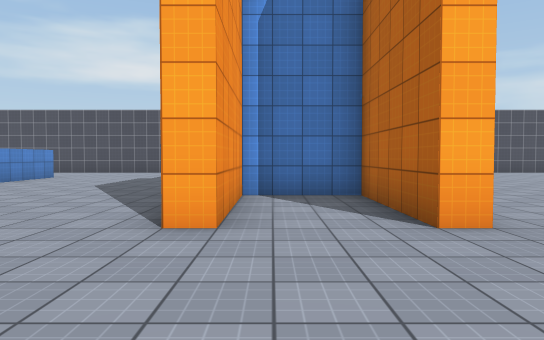
View 1 (above)

24 first-person views from a walk through a scene from a Unity 3-D project. The camera is 1.3 m above the floor, tilts 2° down and sees 70° across. The floor is counted in squares, 2 m on a side. Each view is taken from the middle of a square. On the plan, view 1 faces up. The plan holds only what a view shows up to about 11 squares ahead; the rest is blank. The place goes on beyond the plan. The player is left out. Surface patterns are stand-ins for the level's own textures.

View 2
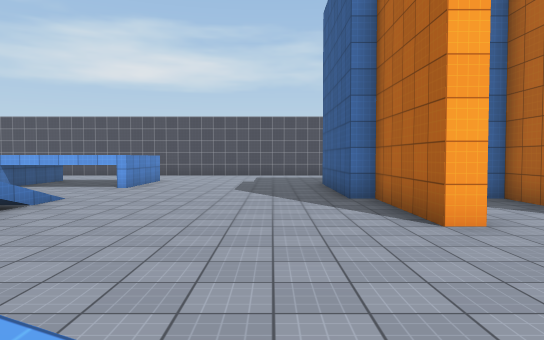

View 3
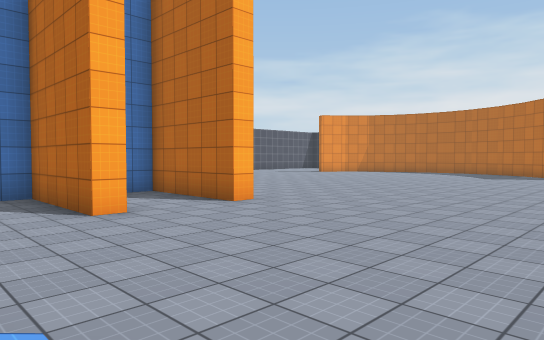

View 4
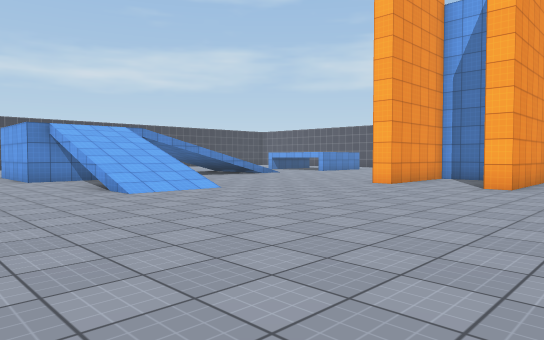

View 5
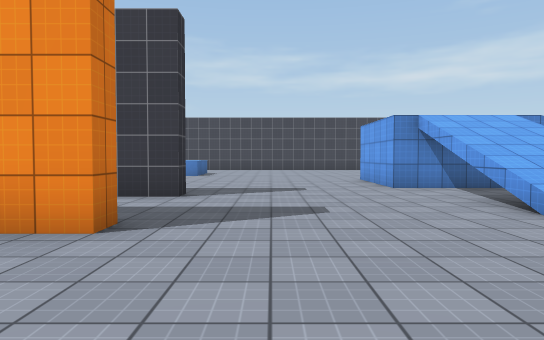

View 6
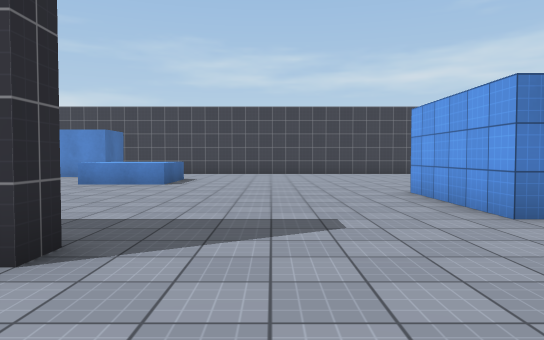

View 7
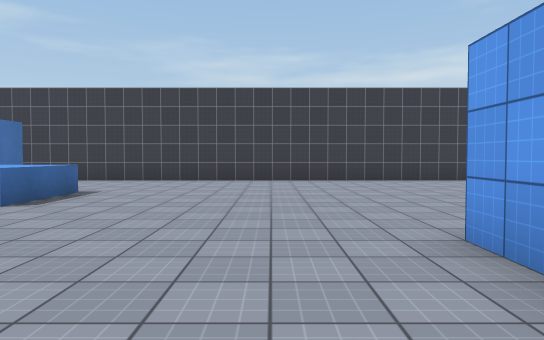

View 8
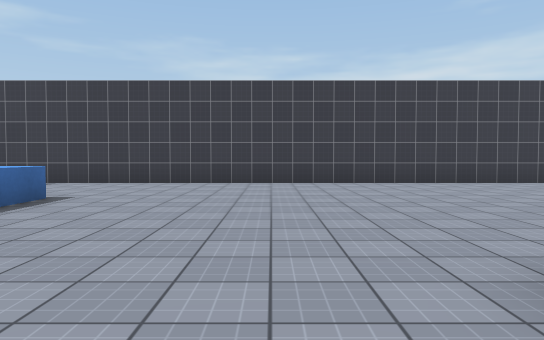

View 9
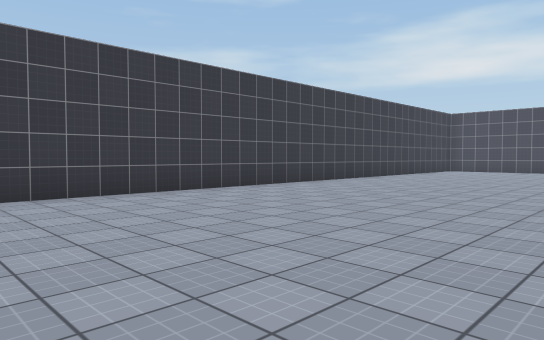

View 10
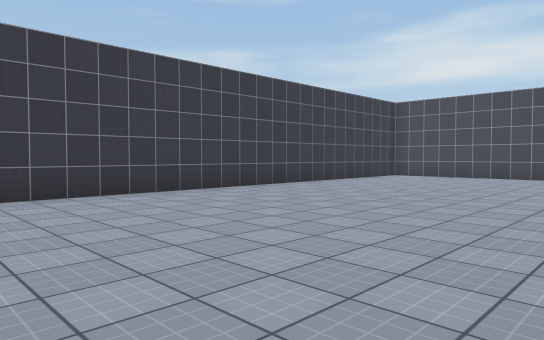

View 11
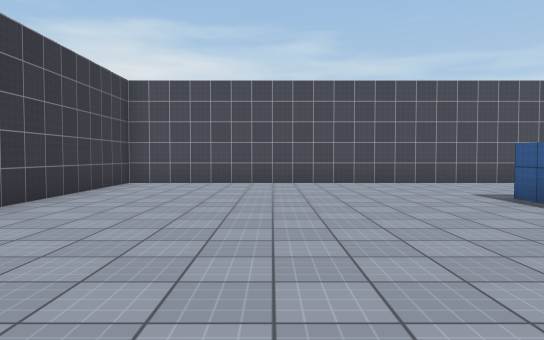

View 12
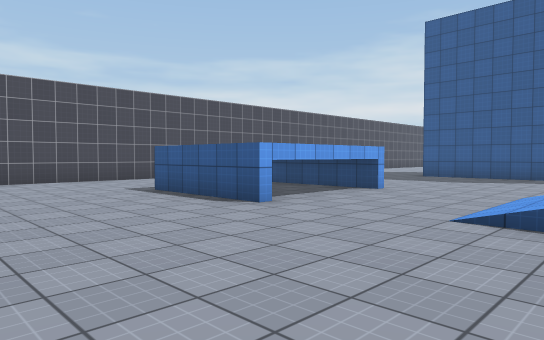

View 13
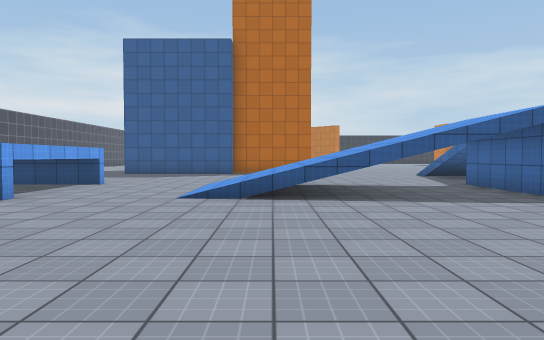

View 14
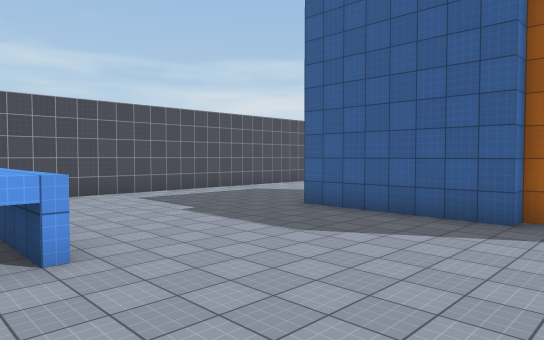

View 15
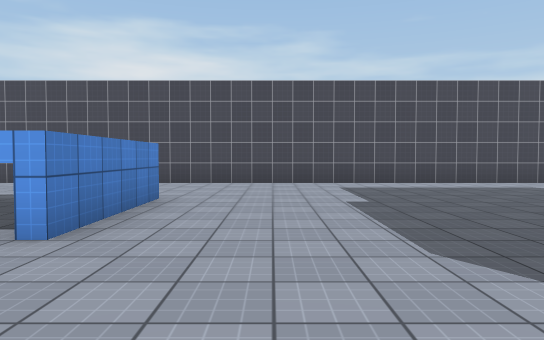

View 16
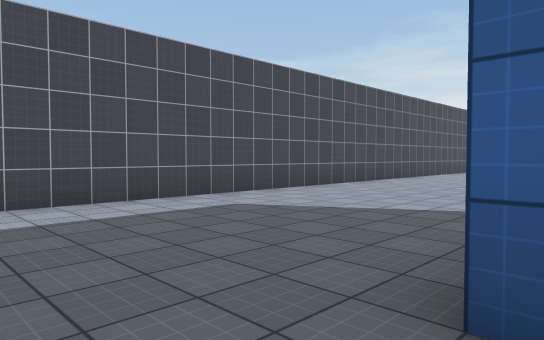

View 17
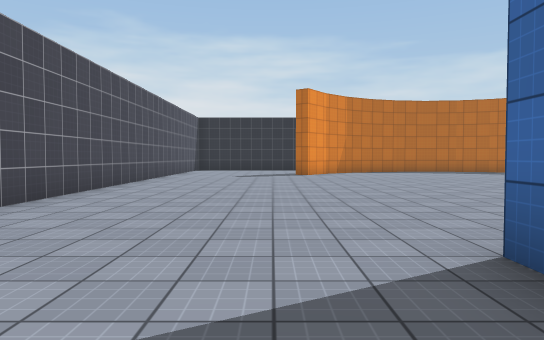

View 18
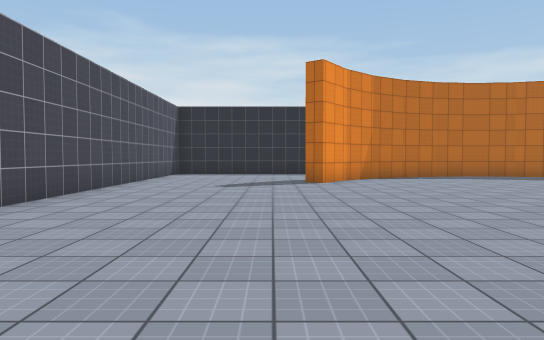

View 19
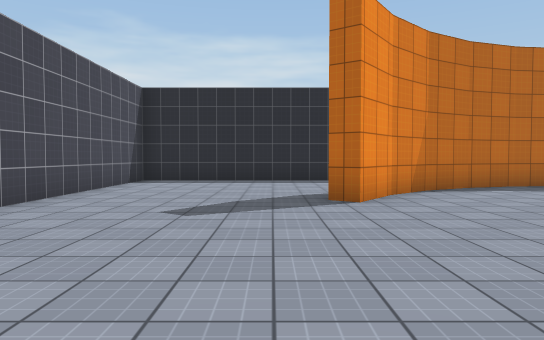

View 20
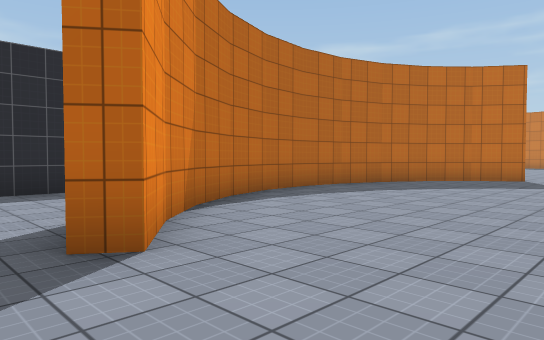

View 21
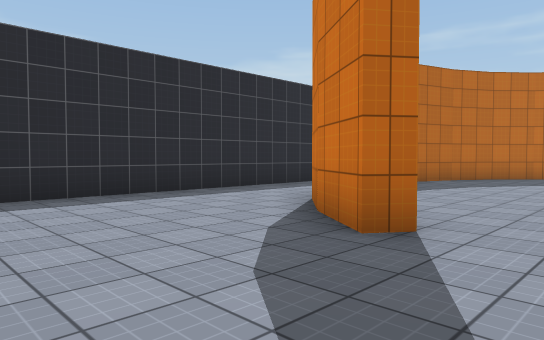

View 22
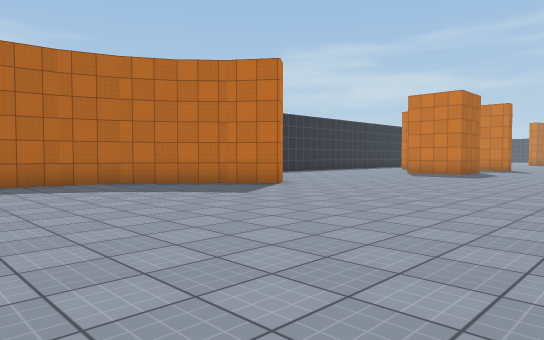

View 23
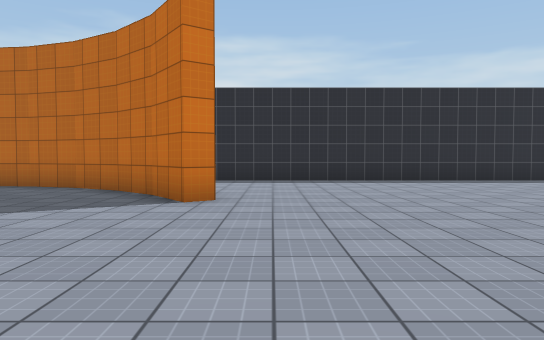

View 24
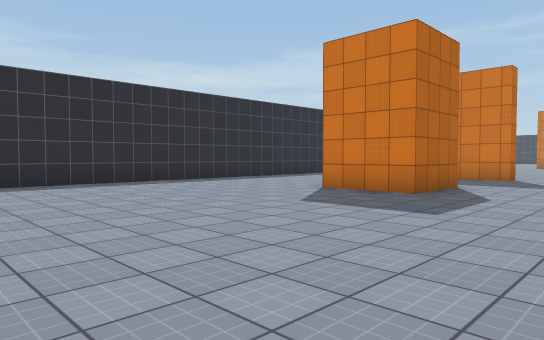

### Floor plan
Key: @ floor where view 1 was taken; # wall or solid block; . floor; / step, stairs or slope; ^ raised ledge.
Columns run from 18 left of view 1 to 19 right of it. Each row starts with its distance up from view 1.
 16 ######################################
 15 #....................................#
 14 #......... ..........................#
 13 #........  ..........................#
 12 #.......^^ ^.........................#
 11 #.......^  ^....................##...#
 10 #.......^  ^.....#  #............##..#
  9 #.......^^^^.....#    ............#..#
  8 #................#     ...........#..#
  7 #................#### .. .........##.#
  6 #.......////.....#..#... ..........# #
  5 #.......////.....#..#............. #
  4 #.......////.....#..#.............#
  3 #.......////......................#
  2 #........// .....................##
  1 #...............................##   #
  0 #....... ###////..@.............#....#
 -1 #....... ###////........  ...........#
 -2 #.......####////.......    ..........#
 -3 #......................    ..........#
 -4 #......................    ..........#
 -5 #......................    ..........#
 -6 #..................         .........#
 -7 #...........#..#..          .........#
 -8 #...^^^.... #               ..###....#
 -9 #..  ^^..                   ..#  ..

Where each view was taken, in squares from view 1:
view 1: 0 up, 0 right, facing up
view 2: 1 down, 3 left, facing up
view 3: 2 down, 3 left, facing up-right
view 4: 5 down, 4 right, facing up-left
view 5: 5 down, 1 right, facing left
view 6: 5 down, 3 left, facing left
view 7: 4 down, 7 left, facing left
view 8: 4 down, 8 left, facing left
view 9: 2 down, 11 left, facing up-left
view 10: 3 up, 11 left, facing up-left
view 11: 6 up, 14 left, facing up
view 12: 5 up, 14 left, facing up-right
view 13: 5 up, 16 left, facing right
view 14: 5 up, 8 left, facing up-right
view 15: 6 up, 5 left, facing up
view 16: 10 up, 3 left, facing up-right
view 17: 12 up, 0 right, facing right
view 18: 12 up, 4 right, facing right
view 19: 12 up, 8 right, facing right
view 20: 12 up, 11 right, facing down-right
view 21: 14 up, 12 right, facing down-right
view 22: 7 up, 7 right, facing down-right
view 23: 1 down, 8 right, facing right
view 24: 1 down, 9 right, facing down-right
